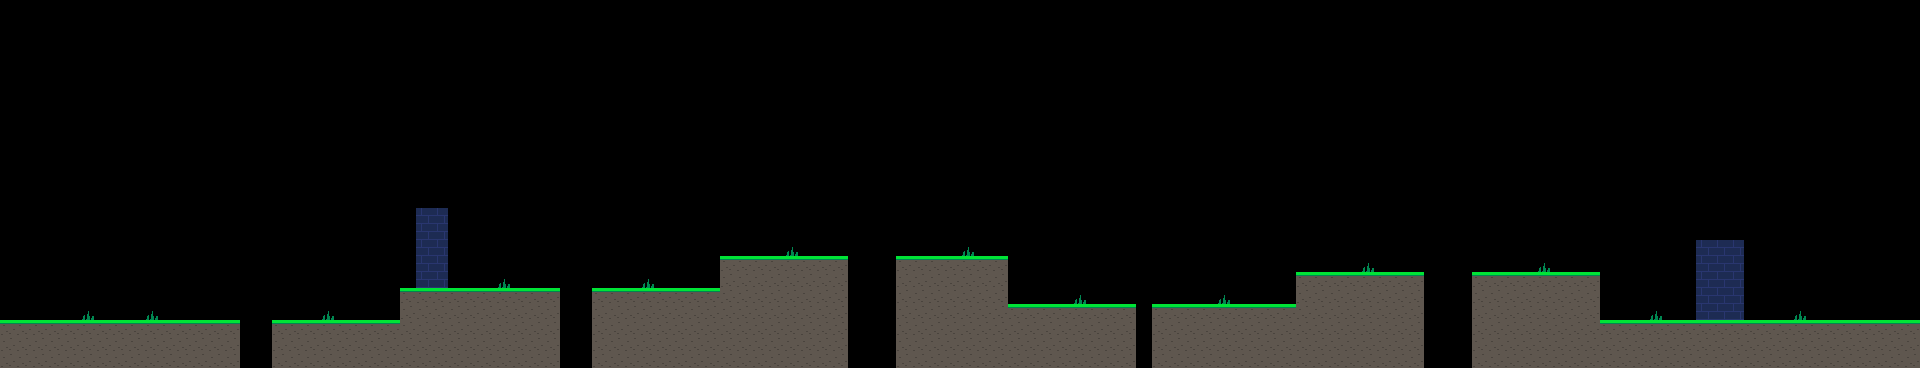

Rendered tile map (Tiled .tmx) drawn with the repository's tilesets; below, a short description and the map source with its tile grids summarised:
An orthogonal 120x23 tile map with 16x16 px tiles, 5 tile layers (background, solid, oneway, hazard, ...) and 3 objects (checkpoint, player_spawn, exit).

<map version="1.10" tiledversion="1.10.2" orientation="orthogonal" renderorder="right-down" width="120" height="23" tilewidth="16" tileheight="16" infinite="0" nextlayerid="7" nextobjectid="4">
 <properties>
  <property name="title" value="First Steps" />
  <property name="world" value="placeholder" />
 </properties>
 <tileset firstgid="1" name="placeholder" tilewidth="16" tileheight="16" tilecount="6" columns="6">
  <image source="../../tiles/placeholder.png" width="96" height="16" />
 </tileset>
 <layer id="1" name="background" width="120" height="23">
  <data>[2760 cells, 25 non-empty, 1 distinct tile ids]</data>
 </layer>
 <layer id="2" name="solid" width="120" height="23">
  <data>[2760 cells, 488 non-empty, 2 distinct tile ids]</data>
 </layer>
 <layer id="3" name="oneway" width="120" height="23">
  <data>[2760 cells, 0 non-empty, 0 distinct tile ids]</data>
 </layer>
 <layer id="4" name="hazard" width="120" height="23">
  <data>[2760 cells, 0 non-empty, 0 distinct tile ids]</data>
 </layer>
 <layer id="5" name="foreground" width="120" height="23">
  <data>[2760 cells, 13 non-empty, 1 distinct tile ids]</data>
 </layer>
 <objectgroup id="6" name="entities">
  <object id="1" type="checkpoint" x="928" y="224" width="16" height="32" />
  <object id="2" type="player_spawn" x="40" y="320">
   <point />
  </object>
  <object id="3" type="exit" x="1840" y="288" width="16" height="32" />
 </objectgroup>
</map>
